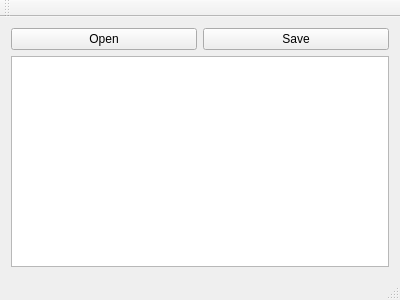
<?xml version="1.0" encoding="UTF-8"?>
<ui version="4.0">
 <class>MainWindow</class>
 <widget class="QMainWindow" name="MainWindow">
  <property name="geometry">
   <rect>
    <x>0</x>
    <y>0</y>
    <width>400</width>
    <height>300</height>
   </rect>
  </property>
  <property name="windowTitle">
   <string>MainWindow</string>
  </property>
  <widget class="QWidget" name="centralWidget">
   <layout class="QVBoxLayout" name="verticalLayout">
    <item>
     <layout class="QHBoxLayout" name="horizontalLayout">
      <item>
       <widget class="QPushButton" name="openButton">
        <property name="text">
         <string>Open</string>
        </property>
       </widget>
      </item>
      <item>
       <widget class="QPushButton" name="SaveButton">
        <property name="text">
         <string>Save</string>
        </property>
       </widget>
      </item>
     </layout>
    </item>
    <item>
     <widget class="QTextEdit" name="textEdit"/>
    </item>
   </layout>
  </widget>
  <widget class="QMenuBar" name="menuBar">
   <property name="geometry">
    <rect>
     <x>0</x>
     <y>0</y>
     <width>400</width>
     <height>21</height>
    </rect>
   </property>
  </widget>
  <widget class="QToolBar" name="mainToolBar">
   <attribute name="toolBarArea">
    <enum>TopToolBarArea</enum>
   </attribute>
   <attribute name="toolBarBreak">
    <bool>false</bool>
   </attribute>
  </widget>
  <widget class="QStatusBar" name="statusBar"/>
 </widget>
 <layoutdefault spacing="6" margin="11"/>
 <resources/>
 <connections/>
</ui>
